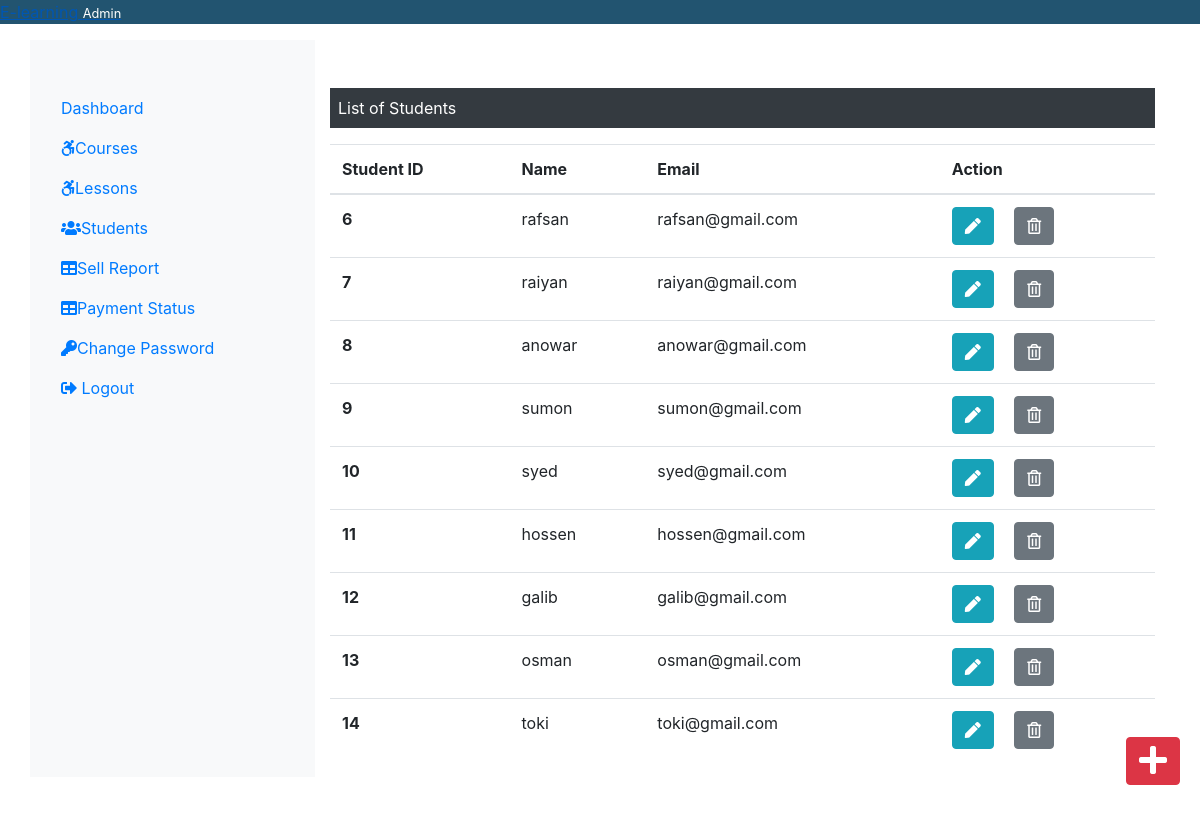
Screenshot of /Admin/students.php with the database file from the repository.
### tables this page shows
CREATE TABLE `student` (
  `stu_id` int(11) NOT NULL,
  `stu_name` varchar(255) NOT NULL,
  `stu_email` varchar(255) NOT NULL,
  `stu_pass` varchar(255) NOT NULL,
  `stu_img` text NOT NULL
);

### Admin/students.php (the view, shortened to what this page needs)
<?php
    include('./admininclude/header.php');
    include('../dbConnection.php');
?>
<div class="col-sm-9 mt-5">
    <p class="bg-dark text-white p-2">List of Students</p>
    <?php
        $sql = "SELECT * FROM student";
        $result = $conn->query($sql);
        if($result->num_rows > 0)
        {
    ?>
            <table class="table">
                <thead>
                    <tr>
                        <th scope="col">Student ID</th>
                        <th scope="col">Name</th>
                        <th scope="col">Email</th>
                        <th scope="col">Action</th>
                    </tr>
                </thead>
                <tbody>
                    <?php while($row = $result->fetch_assoc()) {
                    echo '<tr>';
                        echo '<th scope="row">'.$row['stu_id'].'</th>';
                        echo '<td>'.$row['stu_name'].'</td>';
                        echo '<td>'.$row['stu_email'].'</td>';
                        echo '<td>';
                            echo '
                                <form action="editstudent.php" method="POST" class="d-inline">
                                    <input type="hidden" name="id" value='. $row["stu_id"].'>
                                    <button type="submit" class="btn btn-info mr-3" name="view" value="View"><i class="fas fa-pen"></i></button>
                                </form>
                                <form action="" method="POST" class="d-inline">
                                    <input type="hidden" name="id" value='. $row["stu_id"] .'>
                                    <button type="submit" class="btn btn-secondary" name="delete" value="Delete"><i class="far fa-trash-alt"></i></button>
                                </form>
                              </td>
                          </tr>';
                    } ?>
                </tbody>
            </table>
        <?php } else {
            echo "0 Result";
        }
        ?>
</div>
</div>
<div>
    <a class="btn btn-danger box" href="./addnewstudent.php"><i class="fas fa-plus fa-2x"></i></a>
</div>
</div>
<?php
    include('./admininclude/footer.php');
?>

### css/adminstyle.css (style rules this page uses)
.box { position: fixed; bottom: 10px; right: 20px; margin-bottom: 30px; }

### rows the page displays
student: stu_id "6", stu_name "rafsan", stu_email "rafsan@gmail.com"
student: stu_id "7", stu_name "raiyan", stu_email "raiyan@gmail.com"
student: stu_id "8", stu_name "anowar", stu_email "anowar@gmail.com"
student: stu_id "9", stu_name "sumon", stu_email "sumon@gmail.com"
student: stu_id "10", stu_name "syed", stu_email "syed@gmail.com"
student: stu_id "11", stu_name "hossen", stu_email "hossen@gmail.com"
student: stu_id "12", stu_name "galib", stu_email "galib@gmail.com"
student: stu_id "13", stu_name "osman", stu_email "osman@gmail.com"
student: stu_id "14", stu_name "toki", stu_email "toki@gmail.com"
